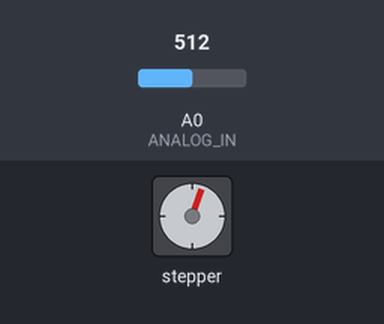
Bench run of a sketch on a simulated Arduino Uno, built with avr-gcc and run on an emulated ATmega328P. Shown: stepper motor. The test bench sets the inputs (shaded band); at power-on: A0 (ANALOG_IN) = 512. Stepper angles assume 2048 steps per turn.

Above: at 1.2 s.
1.3 s: A0 (ANALOG_IN) set to 0
4.3 s: A0 (ANALOG_IN) set to 306
At 4.53 s:
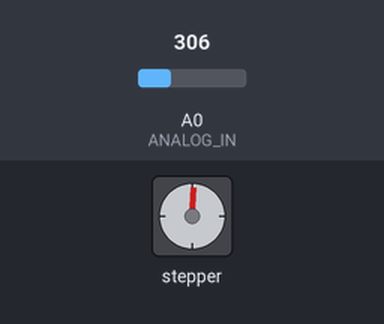
7.3 s: A0 (ANALOG_IN) set to 511
10.3 s: A0 (ANALOG_IN) set to 716
At 13.1 s:
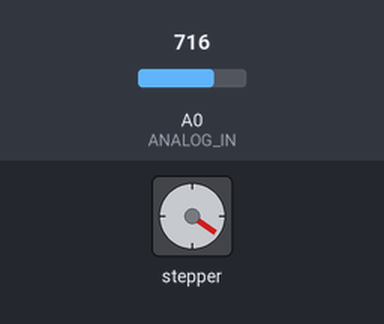
13.3 s: A0 (ANALOG_IN) set to 900
At 16.0 s:
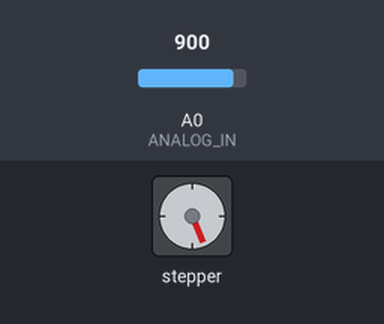
16.3 s: A0 (ANALOG_IN) set to 122
At 18.89 s:
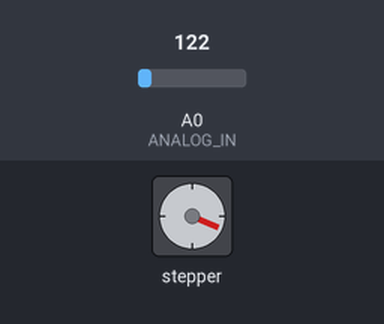
Timing chart, 0 to 20.3 s (numbered marks = the images above; inputs shaded):
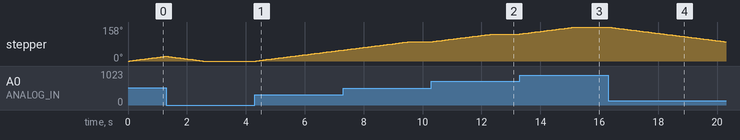

Measured:
- after the input at 4.3 s, stepper: keeps turning clockwise at about 17°/s, starting after 0.05 s
- after the input at 10.3 s, stepper: turns 36° clockwise in 2.1 s, starting at once
- after the input at 13.3 s, stepper: turns 33° clockwise in 1.9 s, starting at once
- after the input at 16.3 s, stepper: keeps turning counter-clockwise at about 17°/s, starting at once

The sketch:

h141.ino
```cpp
// (licence header left out)
#include <AccelStepper.h>

// Define a stepper and the pins it will use
AccelStepper stepper; // Defaults to AccelStepper::FULL4WIRE (4 pins) on 2, 3, 4, 5

// This defines the analog input pin for reading the control voltage
// Tested with a 10k linear pot between 5v and GND
#define ANALOG_IN A0

void setup()
{
  stepper.setMaxSpeed(1000);
}

void loop()
{
  // Read new position
  int analog_in = analogRead(ANALOG_IN);
  stepper.moveTo(analog_in);
  stepper.setSpeed(100);
  stepper.runSpeedToPosition();
}
```
